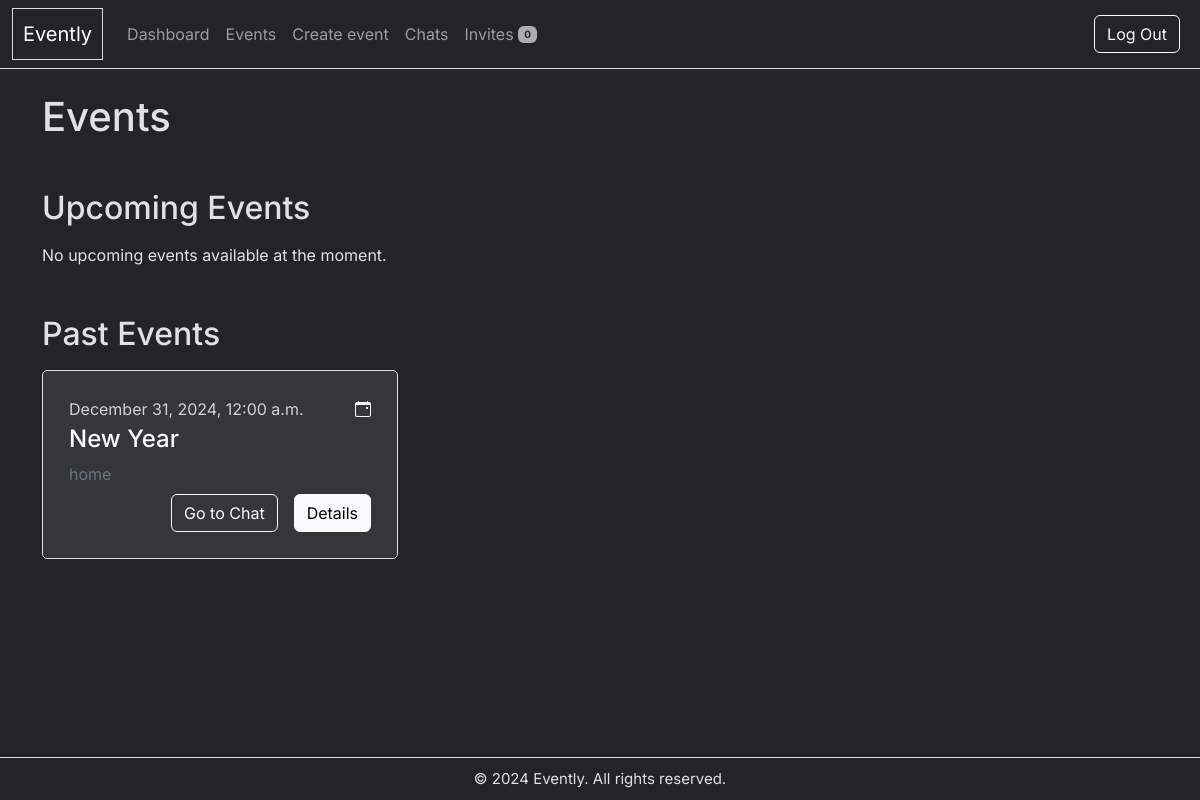
/events/ (signed in), run on the app's committed database.
### events/models.py (models this page shows, shortened)
class Event(models.Model):
    STATUS_CHOICES = [
        ('ACTIVE', 'Active'),
        ('INACTIVE', 'Inactive'),
    ]
    title = models.CharField(max_length=200)
    date = models.DateTimeField()
    description = models.TextField()
    location = models.CharField(max_length=255)
    created_by  = models.ForeignKey(User, on_delete=models.CASCADE, related_name="created_events", default=get_default_user)
    status = models.CharField(max_length=8, choices=STATUS_CHOICES, default='ACTIVE')
    class Meta:
        indexes = [
            models.Index(fields=['date']),
            models.Index(fields=['created_by']),
            models.Index(fields=['created_by', 'date']), # Compound index for created_by and date
        ]
        ordering = ['date']

### events/views/event_views.py (the view)
# urls.py: path('events/', event_list, name='event_list'),
@login_required
def event_list(request):
    user = request.user
    current_time = now()
    events = Event.objects.filter(
        Q(created_by=user) |
        Q(rsvps__user=user, rsvps__status='YES')
    ).distinct()
    upcoming_events = events.filter(date__gt=current_time).order_by('date')
    past_events = events.filter(date__lte=current_time).order_by('-date')
    return render(request, 'events/event_list.html', {
        'events': {
            'upcoming': upcoming_events,
            'past': past_events,
        }})

### events/context_processors.py (called while the page is built)
def maybe_rsvp_count(request):
    if request.user.is_authenticated:
        return {
            'maybe_count': RSVP.objects.filter(user=request.user, status='MAYBE').count()
        }
    return {}

### events/templates/events/event_list.html
{% extends "events/layout.html" %}
{% block content %}
    <h1 class="mb-5">Events</h1>
    <div class="mb-5">
        <h2 class="mb-3">Upcoming Events</h2>
        {% if events.upcoming %}
            <div class="row">
                {% for event in events.upcoming %}
                    <div class="col-12 col-md-6 col-xl-4 mb-4">
                        {% include "includes/event_card.html" %}
                    </div>
                {% endfor %}
            </div>
        {% else %}
            <p>No upcoming events available at the moment.</p>
        {% endif %}
    </div>
    <div>
        <h2 class="mb-3">Past Events</h2>
        {% if events.past %}
            <div class="row">
                {% for event in events.past %}
                    <div class="col-12 col-md-6 col-xl-4 mb-4">
                        {% include "includes/event_card.html" %}
                    </div>
                {% endfor %}
            </div>
        {% else %}
            <p>No past events available at the moment.</p>
        {% endif %}
    </div>
{% endblock %}

### events/templates/includes/event_card.html
<div class="card event-card">
    <div class="card-body">
        <div class="d-flex justify-content-between">
            <span class="text-light mb-1" style="opacity: 0.8;">{{ event.date|date:"F j, Y, g:i a" }}</span>
            <i class="bi bi-calendar-event text-light"></i>
        </div>
        <h4 class="card-title text-light mb-2">{{ event.title }}</h5>
        <p class="card-text text-secondary mb-2">
            {% if event.location %}
                {{ event.location }}
            {% else %}
                Location not specified.
            {% endif %}
        </p>
        <div class="d-flex float-end gap-3">
            <a href="{% url 'chat_tabs' %}?event_pk={{ event.pk }}" class="btn btn-outline-light">Go to Chat</a>
            <a href="{% url 'event_detail' pk=event.pk %}" class="btn btn-light">Details</a>
        </div>
    </div>
</div>

### events/static/events/styles.css (style rules this page uses)
:root { --primary-bg: #212529; --primary-text: #dee2e6; --secondary-bg: #33363a; --border-color: #ddd; --warning-bg: #ffc10721; }
* { box-sizing: border-box; }
html, body { height: 100%; margin: 0; font-family: "Inter", sans-serif; font-size: 16px; background-color: var(--primary-bg); color: var(--primary-text); }
.navbar-brand, .event-card, .mg-card, .task { border: 1px solid var(--border-color); }
.event-card, .task { border-radius: 5px; margin-bottom: 10px; padding: 10px; }
.event-card { max-width: 400px; background-color: var(--secondary-bg); }

### data on the page
Event: date "December 31, 2024, 12:00 a.m.", title "New Year", location "home"

### other printed values
{{ maybe_count }} "0"
